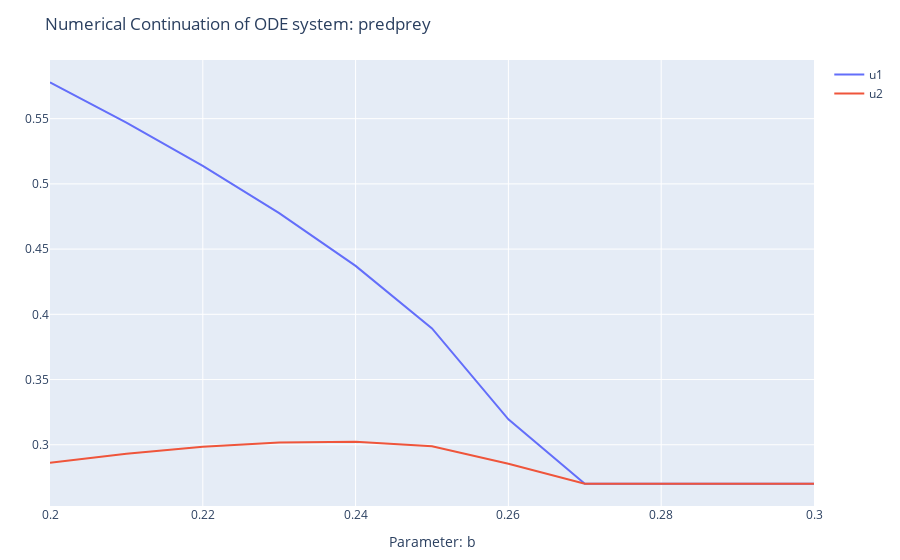

Notebook cell for this chart:
### Markdown cell above
We can plot the output of a continuation run using the `plot_continuation` function:

### Code cell
plot_continuation(predprey, [1 1], 6, "b", 0.2:0.01:0.3, method="npc")

### Figure 1 — Plotly figure (JSON) as saved in the notebook; plotly's stock layout.template omitted (floating-point values rounded to 4 significant figures)
{"data": [{"mode": "lines", "name": "u1", "type": "scatter", "x": [0.2, 0.21, 0.22, 0.23, 0.24, 0.25, 0.26, 0.27, 0.28, 0.29, 0.3], "y": [0.5779, 0.5469, 0.5137, 0.4776, 0.4371, 0.3892, 0.3195, 0.2702, 0.2702, 0.2702, 0.2702]}, {"mode": "lines", "name": "u2", "type": "scatter", "x": [0.2, 0.21, 0.22, 0.23, 0.24, 0.25, 0.26, 0.27, 0.28, 0.29, 0.3], "y": [0.2861, 0.2931, 0.2984, 0.3017, 0.3023, 0.2988, 0.2855, 0.2702, 0.2702, 0.2702, 0.2702]}], "layout": {"margin": {"b": 50, "l": 50, "r": 50, "t": 60}, "method": "npc", "title": "Numerical Continuation of ODE system: predprey", "xaxis": {"title": {"text": "Parameter: b"}}}}
